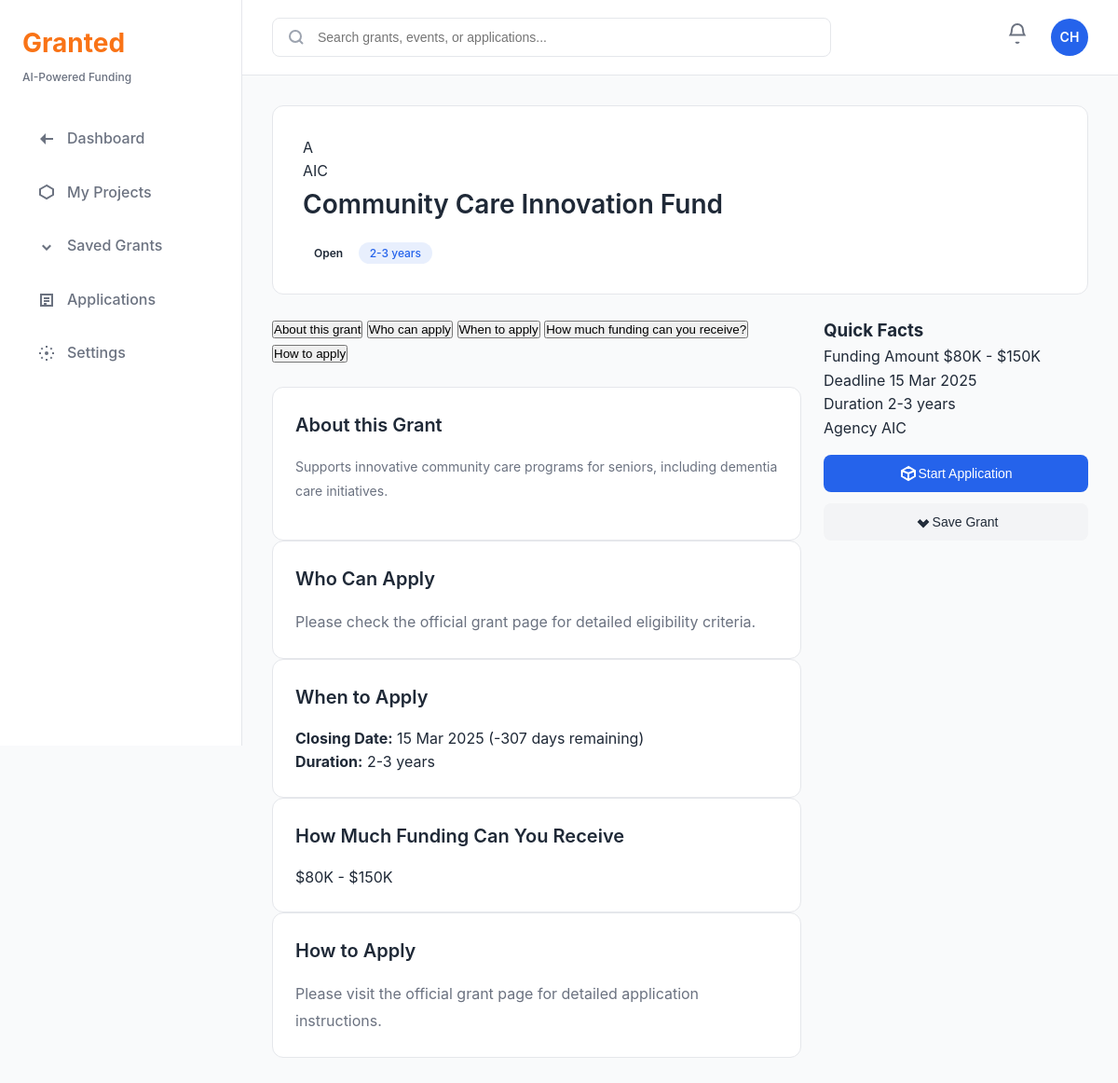
Page /grants/1/ (signed in) on the earlier database version.
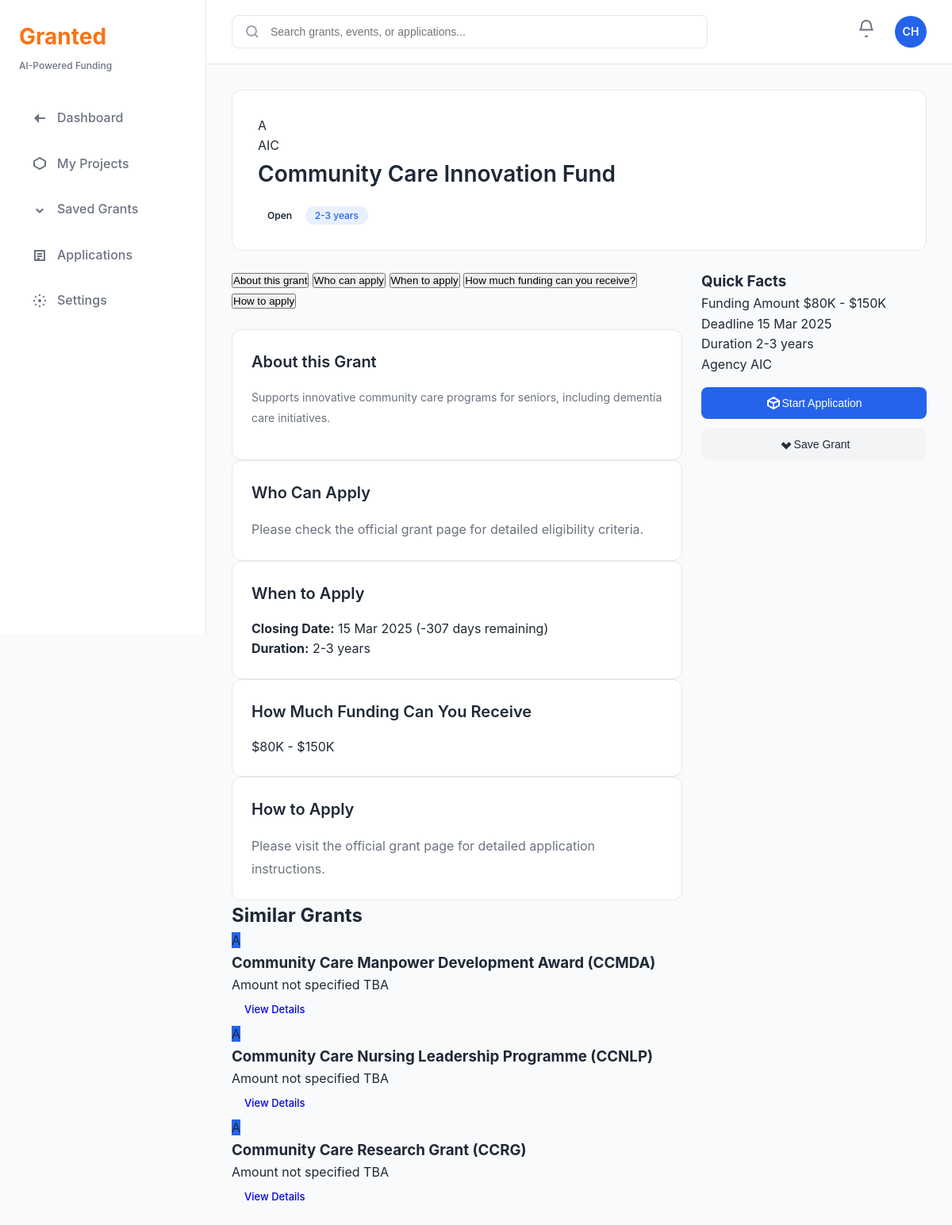
Same page on the later database version.
### grants/models.py (models this page shows, shortened)
class Grant(models.Model):
    STATUS_CHOICES = [
        ('open', 'Open'),
        ('closed', 'Closed'),
        ('upcoming', 'Upcoming'),
    ]
    title = models.CharField(max_length=300)
    agency = models.ForeignKey(Agency, on_delete=models.CASCADE, related_name='grants')
    description = models.TextField()
    funding_min = models.DecimalField(max_digits=12, decimal_places=2, null=True, blank=True)
    funding_max = models.DecimalField(max_digits=12, decimal_places=2, null=True, blank=True)
    closing_date = models.DateField(null=True, blank=True)
    opening_date = models.DateField(null=True, blank=True)
    duration_years = models.CharField(max_length=50, blank=True)  # e.g., "2-3 years", "1-2 years"
    status = models.CharField(max_length=20, choices=STATUS_CHOICES, default='open')
    eligibility_criteria = models.TextField(blank=True)
    application_url = models.URLField(blank=True)
    icon_name = models.CharField(max_length=50, blank=True)  # For UI icons
    match_score = models.IntegerField(
        default=0,
        validators=[MinValueValidator(0), MaxValueValidator(100)],
        help_text="AI-calculated match score (0-100)"
    )
    created_at = models.DateTimeField(auto_now_add=True)
    updated_at = models.DateTimeField(auto_now=True)
    source_url = models.URLField(blank=True, help_text="URL from OurSG Grants Portal")
    external_id = models.CharField(max_length=100, blank=True, help_text="External ID from source")
    class Meta:
        ordering = ['-match_score', '-closing_date']
        indexes = [
            models.Index(fields=['status', 'closing_date']),
            models.Index(fields=['match_score']),
        ]
    @property
    def funding_range(self):
        if self.funding_min and self.funding_max:
            return f"${self.funding_min:,.0f}K - ${self.funding_max:,.0f}K"
        elif self.funding_min:
            return f"${self.funding_min:,.0f}K+"
        return "Amount not specified"
    @property
    def days_until_deadline(self):
        if self.closing_date:
            delta = self.closing_date - timezone.now().date()
            return delta.days
        return None

class Agency(models.Model):
    name = models.CharField(max_length=200)
    acronym = models.CharField(max_length=20, unique=True)
    description = models.TextField(blank=True)
    website = models.URLField(blank=True)
    logo_url = models.URLField(blank=True)

### grants/views.py (the view, shortened to what this page needs)
# urls.py: path('grants/<int:grant_id>/', views.grant_detail, name='grant_detail'),
@login_required
def grant_detail(request, grant_id):
    grant = get_object_or_404(Grant, id=grant_id)
    service = SGGrantsService()
    grant_value = None
    if grant.source_url:
        import re
        match = re.search(r'/grants/([^/]+)/', grant.source_url)
        if match:
            grant_value = match.group(1)
    live_grant_data = None
    user_matches = GrantMatch.objects.filter(
        grant=grant,
        project__user=request.user
    ).select_related('project')
    is_saved = False
    match_score = 0
    match_reasons = []
    if user_matches.exists():
        match = user_matches.first()
        is_saved = match.is_saved
        match_score = match.match_score
        match_reasons = match.match_reasons or []
    existing_application = Application.objects.filter(
        user=request.user,
        grant=grant
    ).first()
    similar_grants = Grant.objects.filter(
        agency=grant.agency
    ).exclude(id=grant.id)[:3]
    positive_reasons = match_reasons[:4] if match_reasons else []
    negative_reasons = []
    context = {
        'grant': grant,
        'live_data': live_grant_data,  # Live data from portal
        'user_matches': user_matches,
        'is_saved': is_saved,
        'match_score': match_score,
        'match_reasons': positive_reasons,
        'negative_reasons': negative_reasons,
        'similar_grants': similar_grants,
        'existing_application': existing_application,
    }
    return render(request, 'grants/grant_detail.html', context)

### grants/templates/grants/grant_detail.html (shortened to what the changed rows need)
{% extends 'grants/base.html' %}
{% load static %}
{% block content %}
<div class="grant-detail-page">
    <div class="grant-detail-header">
        <div class="grant-header-left">
            <div class="grant-header-info">
                <h1>{{ live_data.title|default:grant.title }}</h1>
            </div>
        </div>
    </div>
    <div class="grant-detail-content">
        <div class="grant-detail-main">
            <div class="tab-content">
                <div id="tab-about" class="tab-pane active">
                    <div class="detail-section">
                        <h2>About this Grant</h2>
                    </div>
                </div>
                <div id="tab-who" class="tab-pane">
                    <div class="detail-section">
                        <h2>Who Can Apply</h2>
                    </div>
                </div>
                <div id="tab-when" class="tab-pane">
                    <div class="detail-section">
                        <h2>When to Apply</h2>
                    </div>
                </div>
                <div id="tab-funding" class="tab-pane">
                    <div class="detail-section">
                        <h2>How Much Funding Can You Receive</h2>
                    </div>
                </div>
                <div id="tab-how" class="tab-pane">
                    <div class="detail-section">
                        <h2>How to Apply</h2>
                    </div>
                </div>
            </div>
        </div>
    </div>
    {% if similar_grants %}
    <div class="similar-grants-section">
        <h2>Similar Grants</h2>
        <div class="similar-grants-grid">
            {% for similar in similar_grants %}
            <div class="similar-grant-card">
                <div class="similar-grant-header">
                    <div class="similar-grant-icon">
                        <span class="grant-icon-default">{{ similar.agency.acronym|slice:":1" }}</span>
                    </div>
                    <div class="similar-grant-info">
                        <h3>{{ similar.title }}</h3>
                        <div class="similar-grant-meta">
                            <span>{{ similar.funding_range }}</span>
                            <span>{{ similar.closing_date|date:"d M Y"|default:"TBA" }}</span>
                        </div>
                    </div>
                </div>
                <a href="{% url 'grants:grant_detail' similar.id %}" class="btn btn-outline btn-sm">View Details</a>
            </div>
            {% endfor %}
        </div>
    </div>
    {% endif %}
</div>
{% endblock %}

Differences in the rows shown:
added Grant: agency.acronym "A", title "Community Care Manpower Development Award (CCMDA)", funding_range "Amount not specified", closing_date "TBA"
added Grant: agency.acronym "A", title "Community Care Nursing Leadership Programme (CCNLP)", funding_range "Amount not specified", closing_date "TBA"
added Grant: agency.acronym "A", title "Community Care Research Grant (CCRG)", funding_range "Amount not specified", closing_date "TBA"
Other differences:
text now shown: "Similar Grants"
